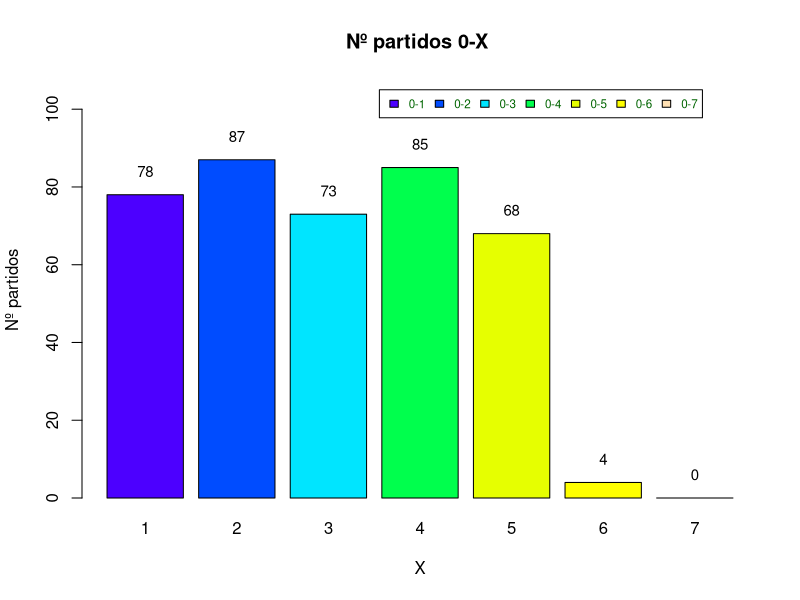

Recreate this plot in R.
#1) Cargar dataframe
datos = read.csv("futbolNEW.csv",header=TRUE)
str(datos)
#2) Añadir tres partidos a la lista
añadidos = data.frame(Casa=c(10,11,10),Visitante=c(0,8,9))
datos=rbind(datos,añadidos)

#3) Cálculo del nuevo vector QUINIELAS
datos$Quiniela = (datos$Casa>datos$Visitante)*1+(datos$Casa<datos$Visitante)*2
datos$Quiniela = as.factor(datos$Quiniela)
levels(datos$Quiniela) = c("X","1","2")
# datos$Quiniela=ordered(datos$Quiniela,levels=c("1","X","2"))

#4) tabla frecuencias absolutas ftable, con Quiniela en columnas
t1 = ftable(datos,col.vars = c("Quiniela"))
t1

#5) Tabla de frecuencias absolutas de partidos empatados
cat("\014")
empatados = datos[datos$Quiniela=="X",]
t2 = apply(table(empatados), MARGIN = 1,FUN=sum) 
#reduzco y quito la información de quinielas, y como la de Casa y 
# visitante es la misma en este caso, me quedo solo con la variación CASA
t2

#6) partidos empatados en total
sum(t2)

#7) partidos que ganaron los visitantes 0 - ...
visitantes = datos[datos$Quiniela=="2",]
t3 = apply(table(visitantes),MARGIN=c(1,2),FUN=sum)
t4 =t3["0",]

cat("\014")
#8) gráfica
colores = topo.colors(length(t4))
leyenda = paste0("0-",names(t4))
old.par=par()
par=(mar=c(0,0,0,0))
b1 = barplot (t4,main="Nº partidos 0-X ",beside=TRUE,xlab="X",ylab="Nº partidos",
              horiz=FALSE,col=colores, ylim=c(0,max(t4)+20),
              legend.text =leyenda,
              args.legend = list(x=8,y=105,cex=0.7,horiz=TRUE,text.col="darkgreen"))
text(b1,t4+2,t4,cex=0.9,pos=3)
par = old.par
